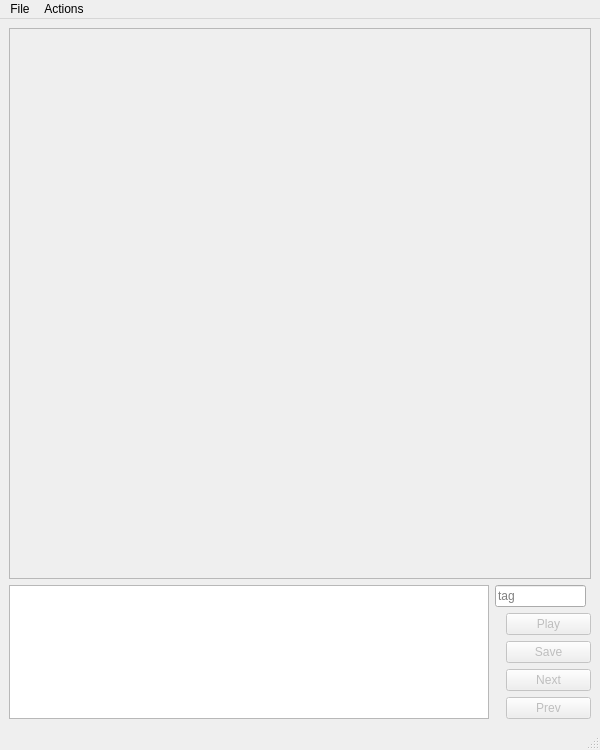
<?xml version="1.0" encoding="UTF-8"?>
<ui version="4.0">
 <class>MainWindow</class>
 <widget class="QMainWindow" name="MainWindow">
  <property name="geometry">
   <rect>
    <x>0</x>
    <y>0</y>
    <width>600</width>
    <height>750</height>
   </rect>
  </property>
  <property name="windowTitle">
   <string>annotator</string>
  </property>
  <widget class="QWidget" name="centralwidget">
   <layout class="QVBoxLayout" name="verticalLayout_4" stretch="8,1">
    <item>
     <widget class="QScrollArea" name="scrollArea">
      <property name="widgetResizable">
       <bool>true</bool>
      </property>
      <widget class="QWidget" name="scrollAreaWidgetContents">
       <property name="geometry">
        <rect>
         <x>0</x>
         <y>0</y>
         <width>574</width>
         <height>494</height>
        </rect>
       </property>
       <widget class="SpecViewer" name="viewer">
        <property name="geometry">
         <rect>
          <x>30</x>
          <y>30</y>
          <width>59</width>
          <height>16</height>
         </rect>
        </property>
        <property name="text">
         <string/>
        </property>
        <property name="alignment">
         <set>Qt::AlignLeading|Qt::AlignLeft|Qt::AlignTop</set>
        </property>
       </widget>
      </widget>
     </widget>
    </item>
    <item>
     <layout class="QHBoxLayout" name="horizontalLayout" stretch="5,1">
      <item>
       <widget class="CSVTable" name="table">
        <property name="gridStyle">
         <enum>Qt::DotLine</enum>
        </property>
       </widget>
      </item>
      <item>
       <layout class="QVBoxLayout" name="verticalLayout_3">
        <item>
         <layout class="QVBoxLayout" name="verticalLayout">
          <property name="leftMargin">
           <number>0</number>
          </property>
          <property name="rightMargin">
           <number>5</number>
          </property>
          <item>
           <widget class="QLineEdit" name="tag">
            <property name="placeholderText">
             <string>tag</string>
            </property>
           </widget>
          </item>
         </layout>
        </item>
        <item>
         <layout class="QVBoxLayout" name="verticalLayout_2">
          <item>
           <widget class="QPushButton" name="playButton">
            <property name="enabled">
             <bool>false</bool>
            </property>
            <property name="maximumSize">
             <size>
              <width>85</width>
              <height>16777215</height>
             </size>
            </property>
            <property name="layoutDirection">
             <enum>Qt::RightToLeft</enum>
            </property>
            <property name="text">
             <string>Play</string>
            </property>
           </widget>
          </item>
          <item>
           <widget class="QPushButton" name="saveButton">
            <property name="enabled">
             <bool>false</bool>
            </property>
            <property name="maximumSize">
             <size>
              <width>85</width>
              <height>16777215</height>
             </size>
            </property>
            <property name="layoutDirection">
             <enum>Qt::RightToLeft</enum>
            </property>
            <property name="text">
             <string>Save</string>
            </property>
           </widget>
          </item>
          <item>
           <widget class="QPushButton" name="nextButton">
            <property name="enabled">
             <bool>false</bool>
            </property>
            <property name="maximumSize">
             <size>
              <width>85</width>
              <height>16777215</height>
             </size>
            </property>
            <property name="layoutDirection">
             <enum>Qt::RightToLeft</enum>
            </property>
            <property name="text">
             <string>Next</string>
            </property>
           </widget>
          </item>
          <item>
           <widget class="QPushButton" name="prevButton">
            <property name="enabled">
             <bool>false</bool>
            </property>
            <property name="maximumSize">
             <size>
              <width>85</width>
              <height>16777215</height>
             </size>
            </property>
            <property name="layoutDirection">
             <enum>Qt::RightToLeft</enum>
            </property>
            <property name="text">
             <string>Prev</string>
            </property>
           </widget>
          </item>
         </layout>
        </item>
       </layout>
      </item>
     </layout>
    </item>
   </layout>
  </widget>
  <widget class="QMenuBar" name="menubar">
   <property name="geometry">
    <rect>
     <x>0</x>
     <y>0</y>
     <width>600</width>
     <height>22</height>
    </rect>
   </property>
   <widget class="QMenu" name="menuFile">
    <property name="title">
     <string>File</string>
    </property>
    <addaction name="actionNew"/>
    <addaction name="actionLoad"/>
    <addaction name="actionExit"/>
   </widget>
   <widget class="QMenu" name="menuActions">
    <property name="title">
     <string>Actions</string>
    </property>
    <addaction name="actionPlay"/>
    <addaction name="actionSave"/>
    <addaction name="actionNext"/>
    <addaction name="actionPrev"/>
   </widget>
   <addaction name="menuFile"/>
   <addaction name="menuActions"/>
  </widget>
  <widget class="QStatusBar" name="statusbar"/>
  <action name="actionNew">
   <property name="text">
    <string>New Session</string>
   </property>
   <property name="shortcut">
    <string>Ctrl+N</string>
   </property>
  </action>
  <action name="actionPlay">
   <property name="enabled">
    <bool>false</bool>
   </property>
   <property name="text">
    <string>Play Selection</string>
   </property>
   <property name="shortcut">
    <string>Ctrl+P</string>
   </property>
  </action>
  <action name="actionSave">
   <property name="enabled">
    <bool>false</bool>
   </property>
   <property name="text">
    <string>Save Selection</string>
   </property>
   <property name="shortcut">
    <string>Ctrl+S</string>
   </property>
  </action>
  <action name="actionNext">
   <property name="enabled">
    <bool>false</bool>
   </property>
   <property name="text">
    <string>Next</string>
   </property>
   <property name="shortcut">
    <string>Ctrl+Right</string>
   </property>
  </action>
  <action name="actionPrev">
   <property name="enabled">
    <bool>false</bool>
   </property>
   <property name="text">
    <string>Previous</string>
   </property>
   <property name="shortcut">
    <string>Ctrl+Left</string>
   </property>
  </action>
  <action name="actionLoad">
   <property name="text">
    <string>Load Session</string>
   </property>
   <property name="shortcut">
    <string>Ctrl+L</string>
   </property>
  </action>
  <action name="actionExit">
   <property name="text">
    <string>Exit Session</string>
   </property>
   <property name="shortcut">
    <string>Ctrl+W</string>
   </property>
  </action>
 </widget>
 <customwidgets>
  <customwidget>
   <class>SpecViewer</class>
   <extends>QLabel</extends>
   <header>spec_viewer</header>
  </customwidget>
  <customwidget>
   <class>CSVTable</class>
   <extends>QTableWidget</extends>
   <header>csv_table</header>
  </customwidget>
 </customwidgets>
 <tabstops>
  <tabstop>scrollArea</tabstop>
  <tabstop>tag</tabstop>
  <tabstop>playButton</tabstop>
  <tabstop>saveButton</tabstop>
  <tabstop>nextButton</tabstop>
  <tabstop>prevButton</tabstop>
  <tabstop>table</tabstop>
 </tabstops>
 <resources/>
 <connections/>
</ui>
